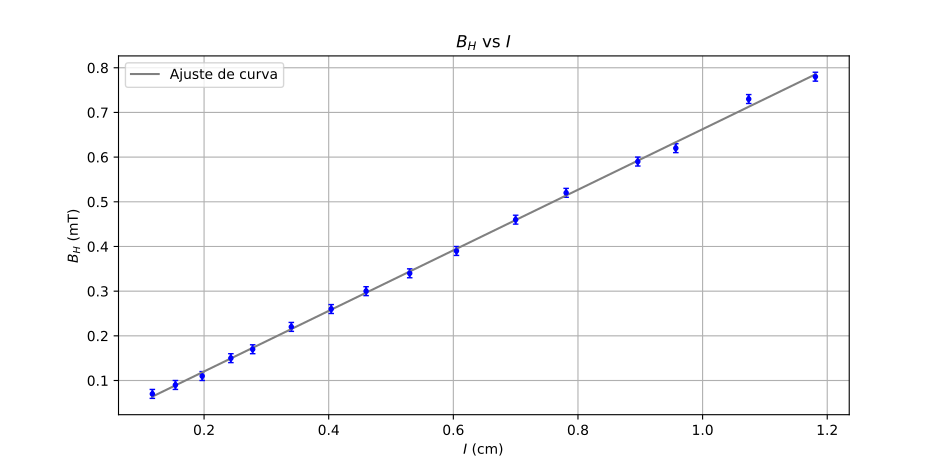

Recreate this plot in Python.
import pandas as pd
import matplotlib.pyplot as plt
import numpy as np
from pandas.core.dtypes.dtypes import np
from scipy.optimize import curve_fit

def linear(x, m, c):
    return m * x + c

file_path = "./Datos.xlsx"
data = pd.read_excel(file_path, sheet_name="K", usecols=[0,1,2,3], skiprows=1, nrows=2459)
Xaxis = data.iloc[:, 0].values
Yaxis = data.iloc[:, 1].values
dX = data.iloc[:, 2].values
dY = data.iloc[:, 3].values

fit, cov = curve_fit(linear, Xaxis, Yaxis, sigma=dY, absolute_sigma=True)

K = fit[0]
intercept = fit[1]
dK = np.sqrt(cov[0][0])
errIntercept = np.sqrt(cov[0][0])

print("K=",K,"+-",dK,"mT/A")

plt.errorbar(Xaxis, Yaxis, xerr=dX, yerr=dY, fmt='.', capsize=2,color='blue')
plt.plot(Xaxis,linear(Xaxis,K,intercept),color='gray',label="Ajuste de curva")

plt.xlabel(r'$I$ (cm)')
plt.ylabel(r'$B_H$ (mT)')
plt.title(r'$B_H$ vs $I$')
plt.legend()
plt.grid(True)
plt.show()

data2 = pd.read_excel(file_path, sheet_name="Horizontal",usecols=[0,1,2,3,4,5],skiprows=1,nrows=50)
alpH = data2.iloc[:, 1].values
dalpH = data2.iloc[:, 4].values
fieldH = data2.iloc[:, 0].values
dfieldH = data2.iloc[:, 3].values
Ih = data2.iloc[:, 2].values
dIh = data2.iloc[:, 5].values
YH = Ih*K
dYH = np.sqrt((dIh*K)**2+(dK*Ih)**2)
sinH = np.sin(alpH*np.pi/180)
cosH = np.abs(np.cos(alpH*np.pi/180))
XH = sinH/cosH

fit2, cov2 = curve_fit(linear, XH, YH)
Bh = fit2[0]
intercept2 = fit2[1]
dBh = np.sqrt(cov2[0][0])
errIntercept2 = np.sqrt(cov2[0][0])

print("Bh=",Bh,"+-",dBh,"mT")

plt.errorbar(XH, YH, yerr=dYH, fmt='.', capsize=2,color='blue')
plt.plot(XH,linear(XH,Bh,intercept2),color='gray',label="Ajuste de curva")
plt.xlabel(r'$\frac{\sin \alpha}{\sin(\Phi-\alpha)}$')
plt.ylabel(r'$IK$ (mT)')
# plt.title(r'$B_H$ vs $I$')
plt.legend()
plt.grid(True)
plt.show()
